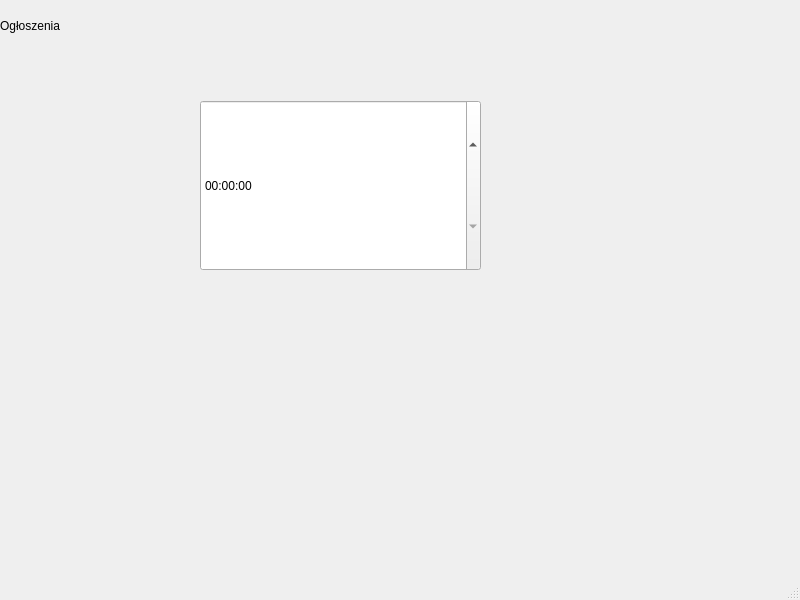
<?xml version="1.0" encoding="UTF-8"?>
<ui version="4.0">
 <class>Announcements</class>
 <widget class="QMainWindow" name="Announcements">
  <property name="geometry">
   <rect>
    <x>0</x>
    <y>0</y>
    <width>800</width>
    <height>600</height>
   </rect>
  </property>
  <property name="windowTitle">
   <string>MainWindow</string>
  </property>
  <widget class="QWidget" name="centralwidget">
   <widget class="QLabel" name="label">
    <property name="geometry">
     <rect>
      <x>0</x>
      <y>0</y>
      <width>111</width>
      <height>51</height>
     </rect>
    </property>
    <property name="text">
     <string>Ogłoszenia</string>
    </property>
   </widget>
   <widget class="QTimeEdit" name="timeEdit">
    <property name="geometry">
     <rect>
      <x>200</x>
      <y>100</y>
      <width>281</width>
      <height>171</height>
     </rect>
    </property>
   </widget>
  </widget>
  <widget class="QMenuBar" name="menubar">
   <property name="geometry">
    <rect>
     <x>0</x>
     <y>0</y>
     <width>800</width>
     <height>21</height>
    </rect>
   </property>
  </widget>
  <widget class="QStatusBar" name="statusbar"/>
 </widget>
 <resources/>
 <connections/>
</ui>
